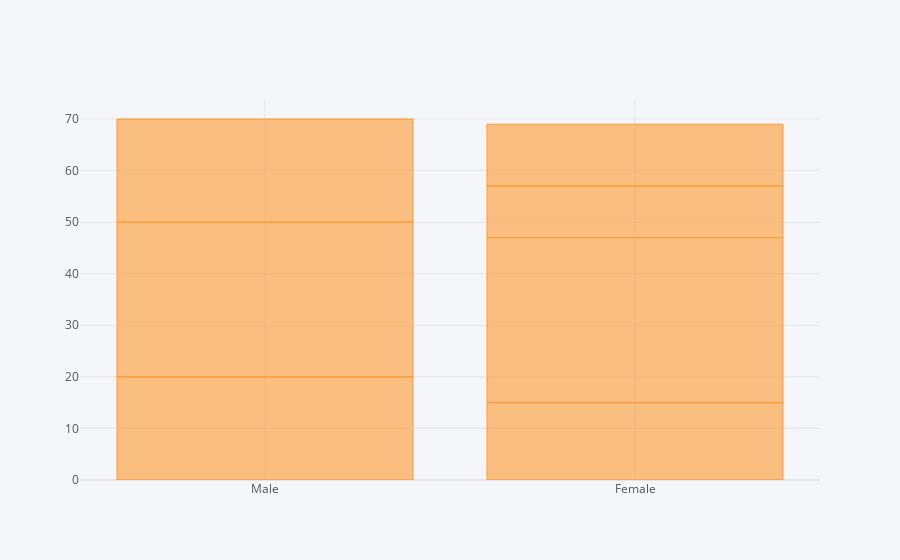

Notebook source saved alongside this figure:
### Code cell
df1.iplot(kind='bar',x='Sex',y='Values')

### Figure 1 — Plotly figure (JSON) as saved in the notebook; plotly's stock layout.template omitted (floating-point values rounded to 4 significant figures)
{"data": [{"marker": {"color": "rgba(255, 153, 51, 0.6)", "line": {"color": "rgba(255, 153, 51, 1.0)", "width": 1}}, "name": "Values", "orientation": "v", "text": "", "type": "bar", "x": ["Male", "Male", "Male", "Female", "Female", "Female", "Female"], "y": [20, 30, 20, 15, 32, 10, 12]}], "layout": {"legend": {"bgcolor": "#F5F6F9", "font": {"color": "#4D5663"}}, "paper_bgcolor": "#F5F6F9", "plot_bgcolor": "#F5F6F9", "title": {"font": {"color": "#4D5663"}}, "xaxis": {"gridcolor": "#E1E5ED", "showgrid": true, "tickfont": {"color": "#4D5663"}, "title": {"font": {"color": "#4D5663"}, "text": ""}, "zerolinecolor": "#E1E5ED"}, "yaxis": {"gridcolor": "#E1E5ED", "showgrid": true, "tickfont": {"color": "#4D5663"}, "title": {"font": {"color": "#4D5663"}, "text": ""}, "zerolinecolor": "#E1E5ED"}}}
